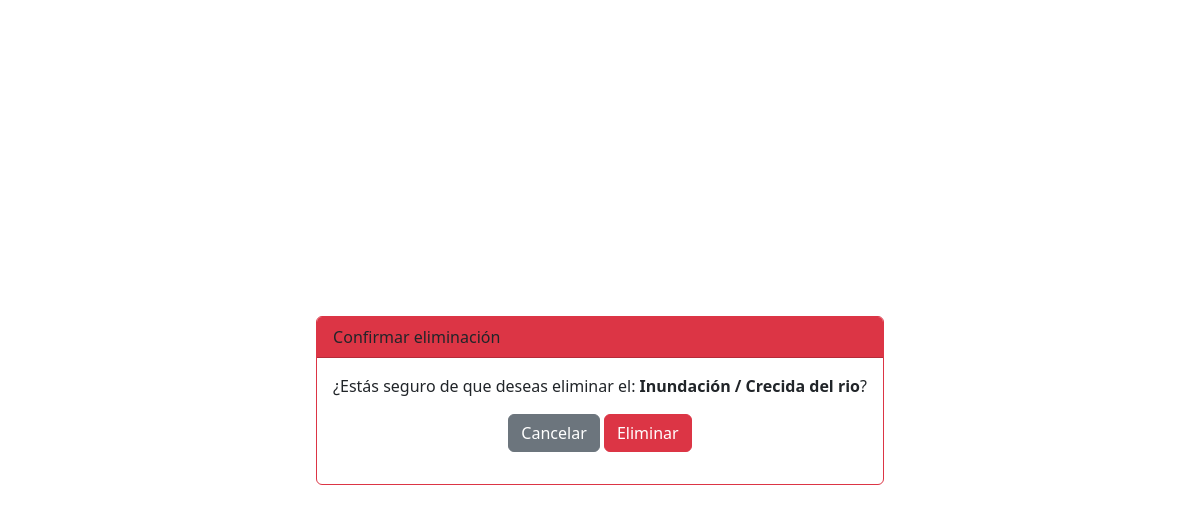
Before: /Eliminar/2/ (signed in) with the older database file.
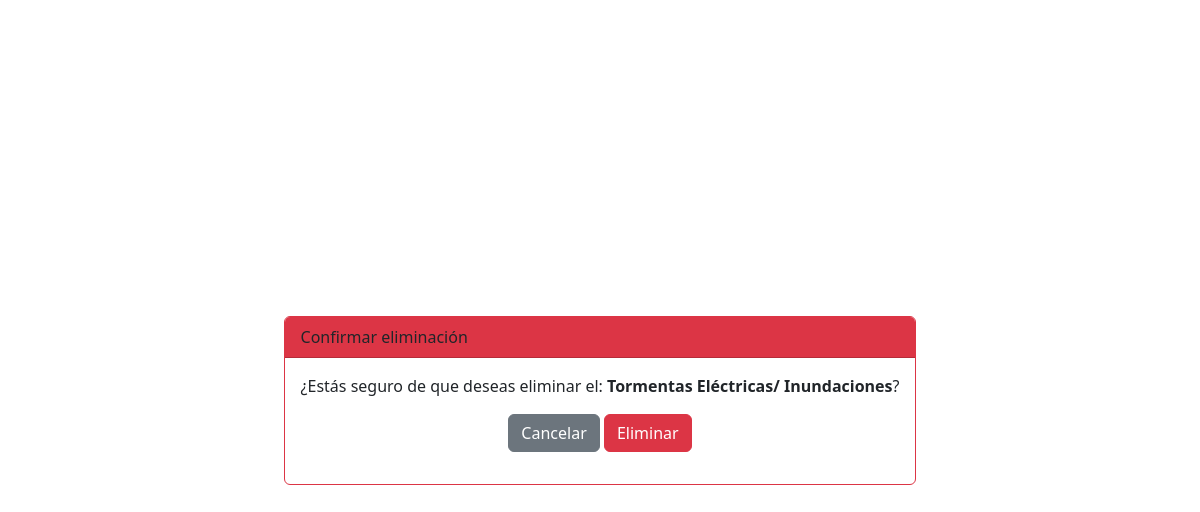
After: the same page with the newer database file.
### seguridadVial/models.py (models this page shows)
class Catastrophe(models.Model):
    type_disaster = models.CharField(max_length=255, default=None)
    descripcion = models.TextField()
    is_active = models.BooleanField(default=False)
    is_default = models.BooleanField(default=False)
    image_disaster = models.CharField(max_length=255)
    mapa_interactivo = models.CharField(max_length=855, default=None)
    def __str__(self):
        return self.type_disaster

### seguridadVial/views_landing.py (the view)
# urls.py: path("Eliminar/<int:pk>/", login_required(permission_required('defensaCivil.add_catastrophe')(views_landing.DeleteDisaster.as_view())), name="Eliminar"),
class DeleteDisaster(DeleteView):
    model = Catastrophe
    template_name = os.path.join('defensaCivil', 'formularios', 'delete.html')
    success_url = '/listaDesastre/'

### municipalidad/templates/defensaCivil/formularios/delete.html (shortened to what this page needs)
{% load static %}
{% load bootstrap5 %}
{% bootstrap_css %}
<!doctype html>
<html>
    <head>
    </head>
    <body>
        <div class="container" style="align-items: center; justify-content: center;display: flex;">
    <div class="card border-danger">
        <div class="card-header bg-danger">
            Confirmar eliminación
        </div>
        <div class="card-body text-center">
            <p>¿Estás seguro de que deseas eliminar el: {% if object.is_default %} Estado {% endif %}<strong>{{ object }}</strong>?</p>
            <form method="post" class="text-center">
                <a href="{% url 'Lista-Desastre' %}" onclick="history.back()" class="btn btn-secondary">Cancelar</a>
                <button type="submit" class="btn btn-danger">Eliminar</button>
            </form>
        </div>
    </div>
</div>
    </body>
</html>

Changed rows visible on the page:
changed Catastrophe: type_disaster "Inundación / Crecida del rio" → "Tormentas Eléctricas/ Inundaciones"
